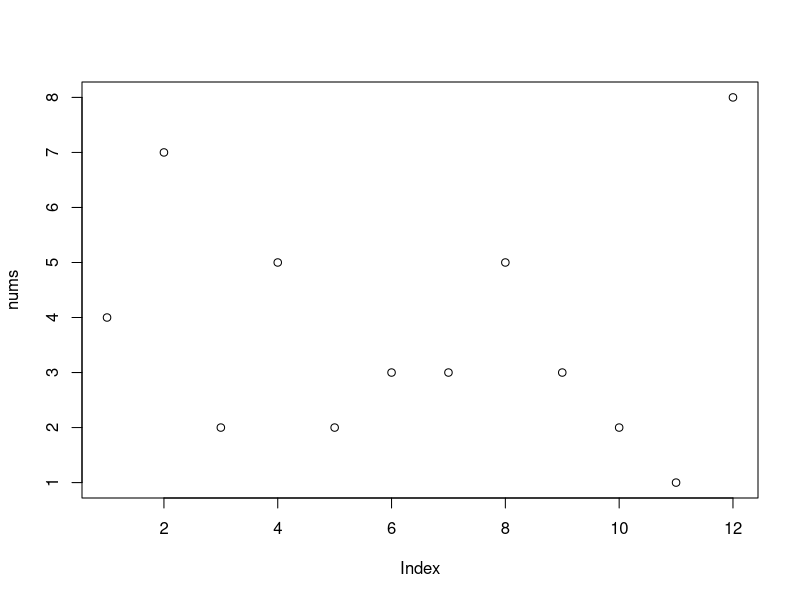
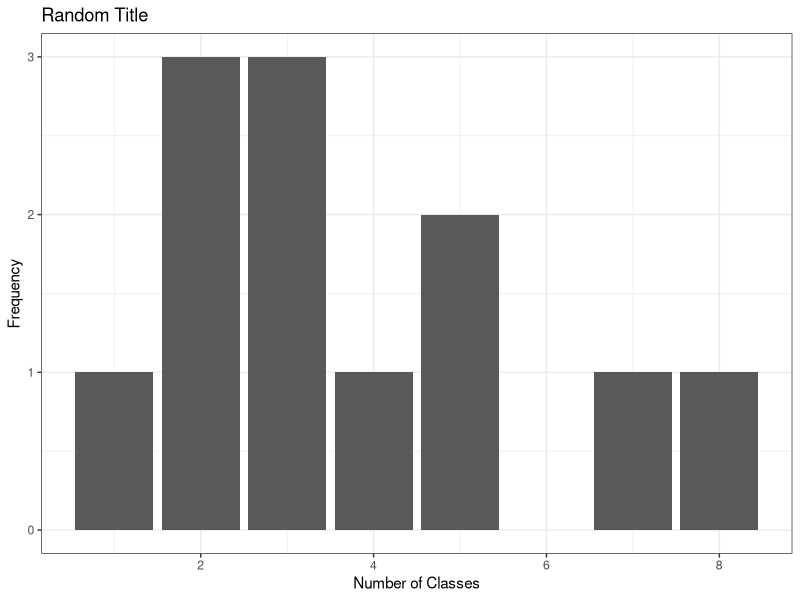

The R source for these figures, in order:
## ---- chunk 1
#Load packages
library(ggplot2)
library(lobstr)
## ---- chunk 2
vector_o_numbers <- c(1:50)
vector2 <- 1:50
vector3 <- seq(1,50,1)
## ---- chunk 3
#one way
nums <- c(4,7,2,5,2,3,3,5,3,2,1,8)
plot(nums)

#another way
df <- data.frame(nums)
ggplot(data= df, aes(x= nums)) +
  geom_bar() +
  labs(
    title = "Random Title",
    x= "Number of Classes",
    y= "Frequency"
  ) +
  theme_bw()
## ---- chunk 4
#for all
mem_used()

#for one obejct
obj_size(5)
obj_size(rep(5,5))
obj_size(df)
obj_size(matrix(3,3,3))

#memory address (where is it)
ref(5)
ref(df)
